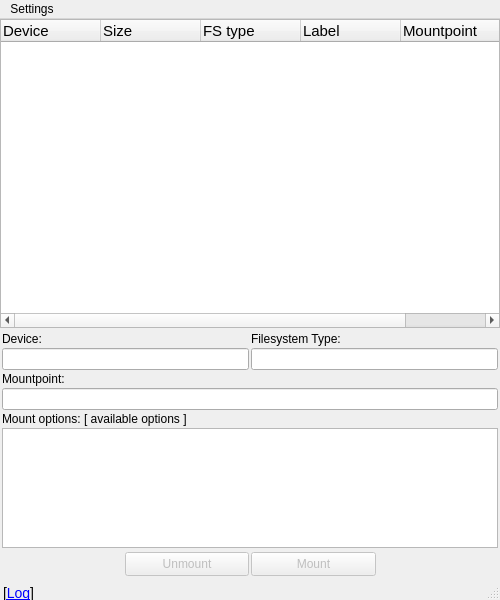
<?xml version="1.0" encoding="UTF-8"?>
<ui version="4.0">
 <class>MainWindow</class>
 <widget class="QMainWindow" name="MainWindow">
  <property name="geometry">
   <rect>
    <x>0</x>
    <y>0</y>
    <width>500</width>
    <height>600</height>
   </rect>
  </property>
  <property name="windowTitle">
   <string>Mount GUI</string>
  </property>
  <property name="windowIcon">
   <iconset resource="resources.qrc">
    <normaloff>:/icons/mount-gui.png</normaloff>:/icons/mount-gui.png</iconset>
  </property>
  <property name="styleSheet">
   <string notr="true">QStatusBar {
  border-color: rgb(159, 157, 154);
  border-style: inset;
  border-width: 1px;
  margin-left: 1px;
};</string>
  </property>
  <property name="iconSize">
   <size>
    <width>16</width>
    <height>16</height>
   </size>
  </property>
  <property name="toolButtonStyle">
   <enum>Qt::ToolButtonIconOnly</enum>
  </property>
  <widget class="QWidget" name="centralwidget">
   <layout class="QVBoxLayout" name="verticalLayout_3">
    <property name="spacing">
     <number>2</number>
    </property>
    <property name="leftMargin">
     <number>0</number>
    </property>
    <property name="topMargin">
     <number>0</number>
    </property>
    <property name="rightMargin">
     <number>0</number>
    </property>
    <property name="bottomMargin">
     <number>2</number>
    </property>
    <item>
     <widget class="QTreeWidget" name="BlkListWidget">
      <property name="sizePolicy">
       <sizepolicy hsizetype="Expanding" vsizetype="Expanding">
        <horstretch>0</horstretch>
        <verstretch>0</verstretch>
       </sizepolicy>
      </property>
      <property name="font">
       <font>
        <pointsize>11</pointsize>
       </font>
      </property>
      <property name="editTriggers">
       <set>QAbstractItemView::NoEditTriggers</set>
      </property>
      <property name="textElideMode">
       <enum>Qt::ElideMiddle</enum>
      </property>
      <property name="autoExpandDelay">
       <number>-1</number>
      </property>
      <property name="rootIsDecorated">
       <bool>false</bool>
      </property>
      <property name="uniformRowHeights">
       <bool>true</bool>
      </property>
      <property name="itemsExpandable">
       <bool>true</bool>
      </property>
      <property name="allColumnsShowFocus">
       <bool>true</bool>
      </property>
      <property name="wordWrap">
       <bool>false</bool>
      </property>
      <property name="columnCount">
       <number>6</number>
      </property>
      <attribute name="headerCascadingSectionResizes">
       <bool>false</bool>
      </attribute>
      <attribute name="headerDefaultSectionSize">
       <number>100</number>
      </attribute>
      <column>
       <property name="text">
        <string>Device</string>
       </property>
      </column>
      <column>
       <property name="text">
        <string>Size</string>
       </property>
      </column>
      <column>
       <property name="text">
        <string>FS type</string>
       </property>
      </column>
      <column>
       <property name="text">
        <string>Label</string>
       </property>
      </column>
      <column>
       <property name="text">
        <string>Mountpoint</string>
       </property>
      </column>
      <column>
       <property name="text">
        <string>UUID</string>
       </property>
      </column>
     </widget>
    </item>
    <item>
     <widget class="QFrame" name="frame">
      <property name="sizePolicy">
       <sizepolicy hsizetype="MinimumExpanding" vsizetype="Fixed">
        <horstretch>0</horstretch>
        <verstretch>0</verstretch>
       </sizepolicy>
      </property>
      <property name="frameShape">
       <enum>QFrame::NoFrame</enum>
      </property>
      <property name="frameShadow">
       <enum>QFrame::Plain</enum>
      </property>
      <layout class="QVBoxLayout" name="verticalLayout_5">
       <property name="spacing">
        <number>2</number>
       </property>
       <property name="margin" stdset="0">
        <number>2</number>
       </property>
       <item>
        <layout class="QHBoxLayout" name="horizontalLayout">
         <item>
          <layout class="QVBoxLayout" name="verticalLayout">
           <property name="spacing">
            <number>2</number>
           </property>
           <item>
            <widget class="QLabel" name="label">
             <property name="text">
              <string>Device:</string>
             </property>
            </widget>
           </item>
           <item>
            <widget class="QLineEdit" name="MntDeviceEdit">
             <property name="sizePolicy">
              <sizepolicy hsizetype="Preferred" vsizetype="Fixed">
               <horstretch>0</horstretch>
               <verstretch>0</verstretch>
              </sizepolicy>
             </property>
             <property name="minimumSize">
              <size>
               <width>128</width>
               <height>0</height>
              </size>
             </property>
             <property name="font">
              <font>
               <family>Monospace</family>
              </font>
             </property>
            </widget>
           </item>
          </layout>
         </item>
         <item>
          <layout class="QVBoxLayout" name="verticalLayout_2">
           <property name="spacing">
            <number>2</number>
           </property>
           <item>
            <widget class="QLabel" name="label_2">
             <property name="text">
              <string>Filesystem Type:</string>
             </property>
            </widget>
           </item>
           <item>
            <widget class="QLineEdit" name="FsTypeEdit">
             <property name="sizePolicy">
              <sizepolicy hsizetype="Preferred" vsizetype="Fixed">
               <horstretch>0</horstretch>
               <verstretch>0</verstretch>
              </sizepolicy>
             </property>
             <property name="minimumSize">
              <size>
               <width>128</width>
               <height>0</height>
              </size>
             </property>
             <property name="font">
              <font>
               <family>Monospace</family>
              </font>
             </property>
            </widget>
           </item>
          </layout>
         </item>
        </layout>
       </item>
       <item>
        <widget class="QLabel" name="label_3">
         <property name="text">
          <string>Mountpoint:</string>
         </property>
        </widget>
       </item>
       <item>
        <widget class="QLineEdit" name="MountpointEdit">
         <property name="font">
          <font>
           <family>Monospace</family>
          </font>
         </property>
         <property name="toolTip">
          <string>&lt;html&gt;&lt;head/&gt;&lt;body&gt;&lt;p&gt;Target path for mount.&lt;br/&gt;No character escaping required.&lt;/p&gt;&lt;pre style=&quot; margin-top:0px; margin-bottom:12px; margin-left:0px; margin-right:0px; -qt-block-indent:0; text-indent:0px; font-family:'monospace'; font-weight:700;&quot;&gt;Following placeholders are recognized:&lt;br/&gt;%d - short device name, e.g. sda1 (sanitized)&lt;br/&gt;%D - sanitized device path, e.g. dev_sda1&lt;br/&gt;%u - current user name.&lt;br/&gt;%g - current user group.&lt;br/&gt;%t - filesystem type (lowercase).&lt;br/&gt;%l - sanitized LABEL.&lt;br/&gt;%L - LABEL as-is.&lt;br/&gt;%U - UUID as-is.&lt;br/&gt;&lt;br/&gt;Empty LABEL or UUID will be substituted by %d.&lt;/pre&gt;&lt;p&gt;Sanitizing functions turns any non-alphanumeric unicode characters other than '-', '_' and '.' to '_', and removes any repeating punctuation and punctuation at the start and the end of the string.&lt;/p&gt;&lt;/body&gt;&lt;/html&gt;</string>
         </property>
        </widget>
       </item>
       <item>
        <layout class="QHBoxLayout" name="horizontalLayout_3">
         <property name="spacing">
          <number>0</number>
         </property>
         <item>
          <widget class="QLabel" name="labelMountOptions">
           <property name="text">
            <string>Mount options: </string>
           </property>
          </widget>
         </item>
         <item>
          <widget class="QLabel" name="labelHelpLink">
           <property name="sizePolicy">
            <sizepolicy hsizetype="MinimumExpanding" vsizetype="Preferred">
             <horstretch>0</horstretch>
             <verstretch>0</verstretch>
            </sizepolicy>
           </property>
           <property name="toolTip">
            <string>Open integrated manual for the filesystem</string>
           </property>
           <property name="text">
            <string>[&lt;a href=&quot;qrc:/help/mount.html&quot;&gt;available options&lt;/a&gt;]</string>
           </property>
          </widget>
         </item>
        </layout>
       </item>
       <item>
        <widget class="QPlainTextEdit" name="MntOptionsEdit">
         <property name="sizePolicy">
          <sizepolicy hsizetype="Expanding" vsizetype="Preferred">
           <horstretch>0</horstretch>
           <verstretch>1</verstretch>
          </sizepolicy>
         </property>
         <property name="maximumSize">
          <size>
           <width>16777215</width>
           <height>120</height>
          </size>
         </property>
         <property name="font">
          <font>
           <family>Monospace</family>
           <pointsize>11</pointsize>
          </font>
         </property>
         <property name="toolTip">
          <string>&lt;html&gt;&lt;head/&gt;&lt;body&gt;
&lt;p&gt;Mount -o options. &lt;/p&gt;
&lt;p&gt;Same placeholders are available as for mountpoint.&lt;/p&gt;
&lt;/body&gt;&lt;/html&gt;</string>
         </property>
        </widget>
       </item>
      </layout>
     </widget>
    </item>
    <item>
     <layout class="QHBoxLayout" name="horizontalLayout_2">
      <item>
       <spacer name="horizontalSpacer">
        <property name="orientation">
         <enum>Qt::Horizontal</enum>
        </property>
        <property name="sizeHint" stdset="0">
         <size>
          <width>40</width>
          <height>20</height>
         </size>
        </property>
       </spacer>
      </item>
      <item>
       <widget class="QToolButton" name="UnmountButton">
        <property name="enabled">
         <bool>false</bool>
        </property>
        <property name="sizePolicy">
         <sizepolicy hsizetype="Expanding" vsizetype="Fixed">
          <horstretch>0</horstretch>
          <verstretch>0</verstretch>
         </sizepolicy>
        </property>
        <property name="minimumSize">
         <size>
          <width>0</width>
          <height>24</height>
         </size>
        </property>
        <property name="statusTip">
         <string/>
        </property>
        <property name="text">
         <string>Unmount</string>
        </property>
        <property name="toolButtonStyle">
         <enum>Qt::ToolButtonTextBesideIcon</enum>
        </property>
        <property name="autoRaise">
         <bool>false</bool>
        </property>
        <property name="arrowType">
         <enum>Qt::NoArrow</enum>
        </property>
       </widget>
      </item>
      <item>
       <widget class="QToolButton" name="MountButton">
        <property name="enabled">
         <bool>false</bool>
        </property>
        <property name="sizePolicy">
         <sizepolicy hsizetype="Expanding" vsizetype="Fixed">
          <horstretch>0</horstretch>
          <verstretch>0</verstretch>
         </sizepolicy>
        </property>
        <property name="minimumSize">
         <size>
          <width>0</width>
          <height>24</height>
         </size>
        </property>
        <property name="statusTip">
         <string/>
        </property>
        <property name="text">
         <string>Mount</string>
        </property>
        <property name="toolButtonStyle">
         <enum>Qt::ToolButtonTextBesideIcon</enum>
        </property>
       </widget>
      </item>
      <item>
       <spacer name="horizontalSpacer_2">
        <property name="orientation">
         <enum>Qt::Horizontal</enum>
        </property>
        <property name="sizeHint" stdset="0">
         <size>
          <width>40</width>
          <height>20</height>
         </size>
        </property>
       </spacer>
      </item>
     </layout>
    </item>
   </layout>
  </widget>
  <widget class="QMenuBar" name="menubar">
   <property name="geometry">
    <rect>
     <x>0</x>
     <y>0</y>
     <width>500</width>
     <height>27</height>
    </rect>
   </property>
   <widget class="QMenu" name="menuPreferences">
    <property name="title">
     <string>Settings</string>
    </property>
    <widget class="QMenu" name="menuUseSystemd">
     <property name="title">
      <string>Use Systemd</string>
     </property>
     <addaction name="actionUse_systemctl"/>
     <addaction name="actionUse_systemd_umount"/>
    </widget>
    <addaction name="actionSave_by_FS"/>
    <addaction name="actionSave_by_Label"/>
    <addaction name="actionSave_by_UUID"/>
    <addaction name="separator"/>
    <addaction name="actionMakeFstabEntry"/>
    <addaction name="actionMakeSystemdUnit"/>
    <addaction name="separator"/>
    <addaction name="menuUseSystemd"/>
    <addaction name="separator"/>
    <addaction name="actionEditPreferences"/>
   </widget>
   <addaction name="menuPreferences"/>
   <addaction name="actionRefresh"/>
   <addaction name="actionNetworkScan"/>
  </widget>
  <widget class="QStatusBar" name="StatusBar">
   <property name="sizePolicy">
    <sizepolicy hsizetype="Preferred" vsizetype="Preferred">
     <horstretch>0</horstretch>
     <verstretch>0</verstretch>
    </sizepolicy>
   </property>
   <property name="maximumSize">
    <size>
     <width>16777215</width>
     <height>16777215</height>
    </size>
   </property>
   <widget class="QLabel" name="StatusBarLabel">
    <property name="geometry">
     <rect>
      <x>0</x>
      <y>0</y>
      <width>100</width>
      <height>30</height>
     </rect>
    </property>
    <property name="text">
     <string notr="true">&lt;big&gt;[&lt;a href=&quot;#&quot;&gt;Log&lt;/a&gt;]&lt;/big&gt; </string>
    </property>
    <property name="textFormat">
     <enum>Qt::RichText</enum>
    </property>
    <property name="wordWrap">
     <bool>true</bool>
    </property>
    <property name="margin">
     <number>1</number>
    </property>
    <property name="indent">
     <number>3</number>
    </property>
   </widget>
  </widget>
  <action name="actionRefresh">
   <property name="icon">
    <iconset resource="resources.qrc">
     <normaloff>:/icons/view-refresh.png</normaloff>:/icons/view-refresh.png</iconset>
   </property>
   <property name="statusTip">
    <string>Update list of block devices (Ctrl+R)</string>
   </property>
   <property name="shortcut">
    <string>Ctrl+R</string>
   </property>
  </action>
  <action name="actionMount">
   <property name="enabled">
    <bool>false</bool>
   </property>
   <property name="text">
    <string>Mount</string>
   </property>
  </action>
  <action name="actionUnmount">
   <property name="enabled">
    <bool>false</bool>
   </property>
   <property name="text">
    <string>Unmount</string>
   </property>
   <property name="toolTip">
    <string>Unmount given mountpoint</string>
   </property>
  </action>
  <action name="actionSave_by_FS">
   <property name="enabled">
    <bool>false</bool>
   </property>
   <property name="icon">
    <iconset resource="resources.qrc">
     <normaloff>:/icons/document-save-as.png</normaloff>:/icons/document-save-as.png</iconset>
   </property>
   <property name="text">
    <string>Save by FS type</string>
   </property>
   <property name="toolTip">
    <string>Save by FS type</string>
   </property>
   <property name="statusTip">
    <string>Save preferences for the given filesystem type.</string>
   </property>
   <property name="iconVisibleInMenu">
    <bool>true</bool>
   </property>
  </action>
  <action name="actionSave_by_Label">
   <property name="enabled">
    <bool>false</bool>
   </property>
   <property name="icon">
    <iconset resource="resources.qrc">
     <normaloff>:/icons/document-save-as.png</normaloff>:/icons/document-save-as.png</iconset>
   </property>
   <property name="text">
    <string>Save by Label</string>
   </property>
   <property name="toolTip">
    <string>Save by Label</string>
   </property>
   <property name="statusTip">
    <string>Save preferences for the given partition label.</string>
   </property>
   <property name="iconVisibleInMenu">
    <bool>true</bool>
   </property>
  </action>
  <action name="actionSave_by_UUID">
   <property name="enabled">
    <bool>false</bool>
   </property>
   <property name="icon">
    <iconset resource="resources.qrc">
     <normaloff>:/icons/document-save-as.png</normaloff>:/icons/document-save-as.png</iconset>
   </property>
   <property name="text">
    <string>Save by UUID</string>
   </property>
   <property name="toolTip">
    <string>Save by UUID</string>
   </property>
   <property name="statusTip">
    <string>Save preferences for the given UUID.</string>
   </property>
   <property name="iconVisibleInMenu">
    <bool>true</bool>
   </property>
  </action>
  <action name="actionEditPreferences">
   <property name="enabled">
    <bool>true</bool>
   </property>
   <property name="icon">
    <iconset resource="resources.qrc">
     <normaloff>:/icons/document-properties.png</normaloff>:/icons/document-properties.png</iconset>
   </property>
   <property name="text">
    <string>Edit Preferences</string>
   </property>
   <property name="statusTip">
    <string>Open configuration file in the text editor.</string>
   </property>
   <property name="iconVisibleInMenu">
    <bool>true</bool>
   </property>
  </action>
  <action name="actionMakeSystemdUnit">
   <property name="enabled">
    <bool>false</bool>
   </property>
   <property name="icon">
    <iconset resource="resources.qrc">
     <normaloff>:/icons/emblem-system.png</normaloff>:/icons/emblem-system.png</iconset>
   </property>
   <property name="text">
    <string>Make Systemd Unit</string>
   </property>
   <property name="statusTip">
    <string>Create systemd mount unit file.</string>
   </property>
   <property name="iconVisibleInMenu">
    <bool>true</bool>
   </property>
  </action>
  <action name="actionUse_systemd_umount">
   <property name="checkable">
    <bool>true</bool>
   </property>
   <property name="checked">
    <bool>true</bool>
   </property>
   <property name="text">
    <string>Use systemd-umount</string>
   </property>
   <property name="statusTip">
    <string>Use systemd-umount when possible.</string>
   </property>
  </action>
  <action name="actionUse_systemctl">
   <property name="checkable">
    <bool>true</bool>
   </property>
   <property name="checked">
    <bool>true</bool>
   </property>
   <property name="text">
    <string>Use systemctl</string>
   </property>
   <property name="statusTip">
    <string>Use systemctl when a mount unit exists for the target.</string>
   </property>
  </action>
  <action name="actionMakeFstabEntry">
   <property name="enabled">
    <bool>false</bool>
   </property>
   <property name="icon">
    <iconset resource="resources.qrc">
     <normaloff>:/icons/emblem-system.png</normaloff>:/icons/emblem-system.png</iconset>
   </property>
   <property name="text">
    <string>Make FSTAB Entry</string>
   </property>
   <property name="statusTip">
    <string>Add an entry to the fstab file.</string>
   </property>
  </action>
  <action name="actionNetworkScan">
   <property name="icon">
    <iconset resource="resources.qrc">
     <normaloff>:/icons/nmap.png</normaloff>:/icons/nmap.png</iconset>
   </property>
   <property name="statusTip">
    <string>Scan local network for shared disks (Ctrl-N)</string>
   </property>
   <property name="shortcut">
    <string>Ctrl+N</string>
   </property>
  </action>
 </widget>
 <resources>
  <include location="resources.qrc"/>
 </resources>
 <connections>
  <connection>
   <sender>labelHelpLink</sender>
   <signal>linkActivated(QString)</signal>
   <receiver>MainWindow</receiver>
   <slot>ShowHelp(QString)</slot>
   <hints>
    <hint type="sourcelabel">
     <x>309</x>
     <y>401</y>
    </hint>
    <hint type="destinationlabel">
     <x>178</x>
     <y>256</y>
    </hint>
   </hints>
  </connection>
  <connection>
   <sender>actionRefresh</sender>
   <signal>triggered()</signal>
   <receiver>MainWindow</receiver>
   <slot>OnActionRefresh()</slot>
   <hints>
    <hint type="sourcelabel">
     <x>-1</x>
     <y>-1</y>
    </hint>
    <hint type="destinationlabel">
     <x>186</x>
     <y>211</y>
    </hint>
   </hints>
  </connection>
  <connection>
   <sender>actionMount</sender>
   <signal>triggered()</signal>
   <receiver>MainWindow</receiver>
   <slot>OnActionMount()</slot>
   <hints>
    <hint type="sourcelabel">
     <x>-1</x>
     <y>-1</y>
    </hint>
    <hint type="destinationlabel">
     <x>186</x>
     <y>211</y>
    </hint>
   </hints>
  </connection>
  <connection>
   <sender>actionUnmount</sender>
   <signal>triggered()</signal>
   <receiver>MainWindow</receiver>
   <slot>OnActionUnmount()</slot>
   <hints>
    <hint type="sourcelabel">
     <x>-1</x>
     <y>-1</y>
    </hint>
    <hint type="destinationlabel">
     <x>186</x>
     <y>211</y>
    </hint>
   </hints>
  </connection>
  <connection>
   <sender>actionSave_by_FS</sender>
   <signal>triggered()</signal>
   <receiver>MainWindow</receiver>
   <slot>OnActionSave_by_FS()</slot>
   <hints>
    <hint type="sourcelabel">
     <x>-1</x>
     <y>-1</y>
    </hint>
    <hint type="destinationlabel">
     <x>186</x>
     <y>211</y>
    </hint>
   </hints>
  </connection>
  <connection>
   <sender>actionSave_by_Label</sender>
   <signal>triggered()</signal>
   <receiver>MainWindow</receiver>
   <slot>OnActionSave_by_Label()</slot>
   <hints>
    <hint type="sourcelabel">
     <x>-1</x>
     <y>-1</y>
    </hint>
    <hint type="destinationlabel">
     <x>186</x>
     <y>211</y>
    </hint>
   </hints>
  </connection>
  <connection>
   <sender>actionSave_by_UUID</sender>
   <signal>triggered()</signal>
   <receiver>MainWindow</receiver>
   <slot>OnActionSave_by_UUID()</slot>
   <hints>
    <hint type="sourcelabel">
     <x>-1</x>
     <y>-1</y>
    </hint>
    <hint type="destinationlabel">
     <x>186</x>
     <y>211</y>
    </hint>
   </hints>
  </connection>
  <connection>
   <sender>actionEditPreferences</sender>
   <signal>triggered()</signal>
   <receiver>MainWindow</receiver>
   <slot>OnActionEditPreferences()</slot>
   <hints>
    <hint type="sourcelabel">
     <x>-1</x>
     <y>-1</y>
    </hint>
    <hint type="destinationlabel">
     <x>186</x>
     <y>211</y>
    </hint>
   </hints>
  </connection>
  <connection>
   <sender>BlkListWidget</sender>
   <signal>currentItemChanged(QTreeWidgetItem*,QTreeWidgetItem*)</signal>
   <receiver>MainWindow</receiver>
   <slot>OnBlkListSelection(QTreeWidgetItem*)</slot>
   <hints>
    <hint type="sourcelabel">
     <x>186</x>
     <y>111</y>
    </hint>
    <hint type="destinationlabel">
     <x>186</x>
     <y>211</y>
    </hint>
   </hints>
  </connection>
  <connection>
   <sender>StatusBarLabel</sender>
   <signal>linkActivated(QString)</signal>
   <receiver>MainWindow</receiver>
   <slot>ShowLog(QString)</slot>
   <hints>
    <hint type="sourcelabel">
     <x>49</x>
     <y>422</y>
    </hint>
    <hint type="destinationlabel">
     <x>189</x>
     <y>214</y>
    </hint>
   </hints>
  </connection>
  <connection>
   <sender>actionMakeSystemdUnit</sender>
   <signal>triggered()</signal>
   <receiver>MainWindow</receiver>
   <slot>OnActionMakeSystemdUnit()</slot>
   <hints>
    <hint type="sourcelabel">
     <x>-1</x>
     <y>-1</y>
    </hint>
    <hint type="destinationlabel">
     <x>169</x>
     <y>219</y>
    </hint>
   </hints>
  </connection>
  <connection>
   <sender>MntDeviceEdit</sender>
   <signal>textChanged(QString)</signal>
   <receiver>MainWindow</receiver>
   <slot>OnMntDeviceChanged(QString)</slot>
   <hints>
    <hint type="sourcelabel">
     <x>124</x>
     <y>316</y>
    </hint>
    <hint type="destinationlabel">
     <x>249</x>
     <y>299</y>
    </hint>
   </hints>
  </connection>
  <connection>
   <sender>actionUse_systemctl</sender>
   <signal>toggled(bool)</signal>
   <receiver>MainWindow</receiver>
   <slot>OnUseSystemdChanged(bool)</slot>
   <hints>
    <hint type="sourcelabel">
     <x>-1</x>
     <y>-1</y>
    </hint>
    <hint type="destinationlabel">
     <x>249</x>
     <y>299</y>
    </hint>
   </hints>
  </connection>
  <connection>
   <sender>actionUse_systemd_umount</sender>
   <signal>toggled(bool)</signal>
   <receiver>MainWindow</receiver>
   <slot>OnUseSystemdChanged(bool)</slot>
   <hints>
    <hint type="sourcelabel">
     <x>-1</x>
     <y>-1</y>
    </hint>
    <hint type="destinationlabel">
     <x>249</x>
     <y>299</y>
    </hint>
   </hints>
  </connection>
  <connection>
   <sender>actionMakeFstabEntry</sender>
   <signal>triggered()</signal>
   <receiver>MainWindow</receiver>
   <slot>OnActionMakeSystemdUnit()</slot>
   <hints>
    <hint type="sourcelabel">
     <x>-1</x>
     <y>-1</y>
    </hint>
    <hint type="destinationlabel">
     <x>249</x>
     <y>299</y>
    </hint>
   </hints>
  </connection>
  <connection>
   <sender>MainWindow</sender>
   <signal>onShow()</signal>
   <receiver>MainWindow</receiver>
   <slot>OnSettingsChanged()</slot>
   <hints>
    <hint type="sourcelabel">
     <x>249</x>
     <y>299</y>
    </hint>
    <hint type="destinationlabel">
     <x>249</x>
     <y>299</y>
    </hint>
   </hints>
  </connection>
  <connection>
   <sender>actionNetworkScan</sender>
   <signal>triggered()</signal>
   <receiver>MainWindow</receiver>
   <slot>OnActionNetworkScan()</slot>
   <hints>
    <hint type="sourcelabel">
     <x>-1</x>
     <y>-1</y>
    </hint>
    <hint type="destinationlabel">
     <x>249</x>
     <y>299</y>
    </hint>
   </hints>
  </connection>
 </connections>
 <slots>
  <signal>onShow()</signal>
  <slot>ShowHelp(QString)</slot>
  <slot>ShowLog(QString)</slot>
  <slot>OnActionRefresh()</slot>
  <slot>OnActionMount()</slot>
  <slot>OnActionUnmount()</slot>
  <slot>OnActionSave_by_FS()</slot>
  <slot>OnActionSave_by_UUID()</slot>
  <slot>OnActionSave_by_Label()</slot>
  <slot>OnActionEditPreferences()</slot>
  <slot>OnActionMakeSystemdUnit()</slot>
  <slot>OnBlkListSelection(QTreeWidgetItem*)</slot>
  <slot>OnMntDeviceChanged(QString)</slot>
  <slot>OnUseSystemdChanged(bool)</slot>
  <slot>OnSettingsChanged()</slot>
  <slot>OnActionNetworkScan()</slot>
 </slots>
</ui>
